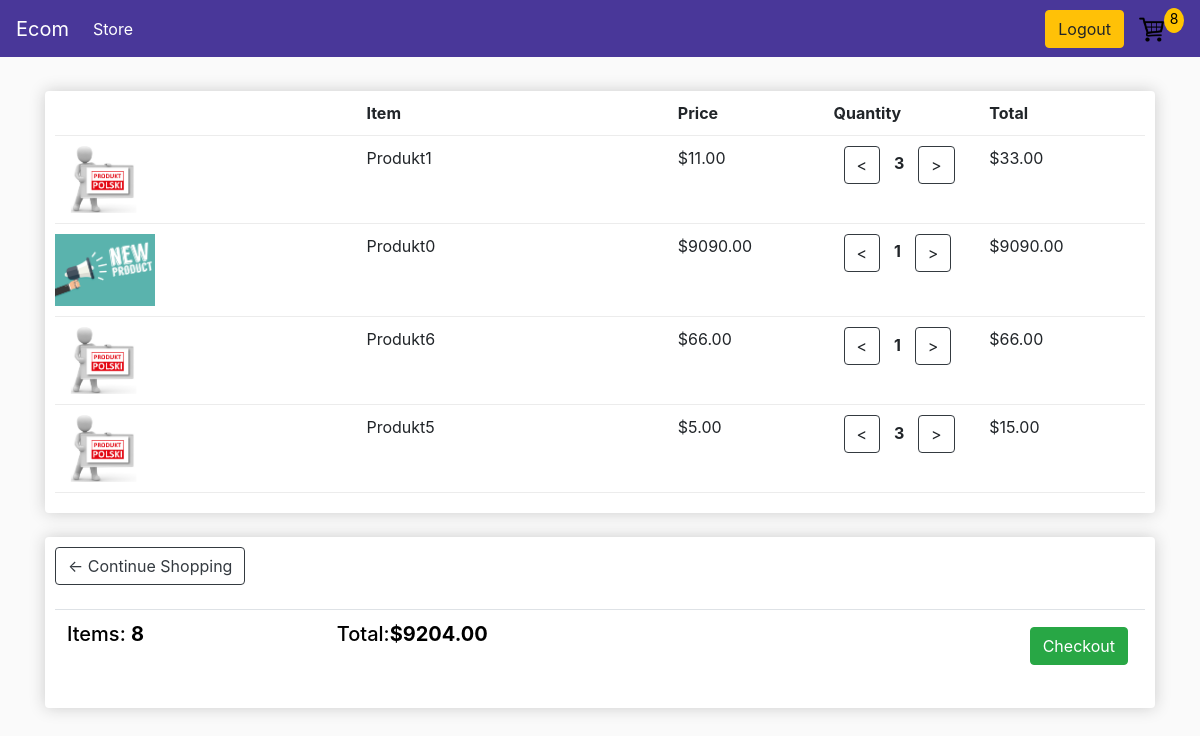
The app's page /cart (signed in) with its own data.
### store/models.py (models this page shows, shortened)
class OrderItem(models.Model):
    product = models.ForeignKey(Product, on_delete=models.SET_NULL, blank=True, null=True)
    order = models.ForeignKey(Order, on_delete=models.SET_NULL, blank=True, null=True)
    quantity = models.IntegerField(default=0, null=True, blank=True)
    date_added = models.DateTimeField(auto_now_add=True)
    @property
    def get_total(self):
        total = self.product.price * self.quantity
        return total

class Product(models.Model):
    name = models.CharField(max_length=200, null=True)
    price = models.FloatField()
    image = models.ImageField(null=True, blank=True)
    @property
    def imageURL(self):
        try:
            url = self.image.url
        except:
            url = ''
        return url

class Order(models.Model):
    customer = models.ForeignKey(Customer, on_delete=models.SET_NULL, blank=True, null=True)
    date_order = models.DateTimeField(auto_now_add=True)
    complete = models.BooleanField(default=False, null=True, blank=False)
    transaction_id = models.CharField(max_length=200, null=True)
    @property
    def get_cart_total(self):
        orderitems = self.orderitem_set.all()
        total = sum([item.get_total for item in orderitems])
        return total
    @property
    def get_cart_items(self):
        orderitems = self.orderitem_set.all()
        total = sum([item.quantity for item in orderitems])
        return total

### store/views.py (the view)
# urls.py: path('cart', views.cart, name='cart'),
def cart(request):
    data = cartData(request)
    items = data['items']
    order = data['order']
    cartItems = data['cartItems']
    context = {'items':items, 'order':order, 'cartItems': cartItems}
    return render(request, 'store/cart.html', context)

### store/utils.py (called while the page is built)
def cartData(request):
    if request.user.is_authenticated:
        customer = request.user.customer
        order, created = Order.objects.get_or_create(customer=customer, complete=False)
        items = order.orderitem_set.all()
        cartItems = order.get_cart_items
    else:
        cookieData = cookieCart(request)
        items = cookieData['items']
        order = cookieData['order']
        cartItems = cookieData['cartItems']
    return {'cartItems':cartItems, "order":order, 'items':items}

### store/templates/store/cart.html
{% extends 'store/main.html' %}
{% load static %}
{% block content %}
<div class="row">
	<div class="col-lg-12">
        <div class="box-element">
            <div class="cart-row">
                <div style="flex:2"></div>
                <div style="flex:2"><strong>Item</strong></div>
                <div style="flex:1"><strong>Price</strong></div>
                <div style="flex:1"><strong>Quantity</strong></div>
                <div style="flex:1"><strong>Total</strong></div>
            </div>
            {% for item in items %}
            <div class="cart-row">
                <div style="flex:2"><img class="row-image" src="{{item.product.imageURL}}"></div>
                <div style="flex:2"><p>{{item.product.name}}</p></div>
                <div style="flex:1"><p>${{item.product.price|floatformat:2}}</p></div>
                <div style="flex:1">
                    <div class="quantity">
                        <a data-product="{{item.product.id}}" data-action="remove" class="btn btn-outline-dark update-cart">&#60;</a>
                        <p class="quantity">{{item.quantity}}</p>
                        <a data-product="{{item.product.id}}" data-action="add" class="btn btn-outline-dark update-cart">&#62;</a>
                    </div>
                </div>
                <div style="flex:1"><p>${{item.get_total|floatformat:2}}</p></div>
            </div>
            {% endfor %}
	    </div>
        <br>
		<div class="box-element">
            <a  class="btn btn-outline-dark" href="{% url 'store' %}">&#x2190; Continue Shopping</a>
            <br>
            <br>
            <table class="table">
                <tr>
                    <th><h5>Items: <strong>{{order.get_cart_items}}</strong></h5></th>
                    <th><h5>Total:<strong>${{order.get_cart_total|floatformat:2}}</strong></h5></th>
                    <th>
                        <a  style="float:right; margin:5px;" class="btn btn-success" href="{% url 'checkout' %}">Checkout</a>
                    </th>
                </tr>
            </table>
        </div>
</div>
{% endblock content %}

### static/css/main.css (style rules this page uses)
body { background-color: hsl(0, 0%, 98%); }
h1,h2,h3,h4,h5,h6 { color:hsl(0, 0%, 0%); }
.box-element { box-shadow:hsl(0, 0%, 80%) 0 0 16px; background-color: #fff; border-radius: 4px; padding: 10px; }
.col-lg-4, .col-lg-6, .col-lg-8, .col-lg-12 { margin-top: 10px; }
.btn { border-radius: 15; }
.row-image { width: 100px; }
.cart-row { display: flex; align-items: flex-stretch; padding-bottom: 10px; margin-bottom: 10px; border-bottom: 1px solid #ececec; }
.quantity { display: inline-block; font-weight: 700; padding-right:10px; padding-left:10px; }

### records on screen
OrderItem: product.imageURL (picture), product.name "Produkt1", product.price "11.00", quantity "3", get_total "33.00"
OrderItem: product.imageURL (picture), product.name "Produkt0", product.price "9090.00", quantity "1", get_total "9090.00"
OrderItem: product.imageURL (picture), product.name "Produkt6", product.price "66.00", quantity "1", get_total "66.00"
OrderItem: product.imageURL (picture), product.name "Produkt5", product.price "5.00", quantity "3", get_total "15.00"
Order: get_cart_items "8", get_cart_total "9204.00"

### other values on screen
{{ cartItems }} "8"
